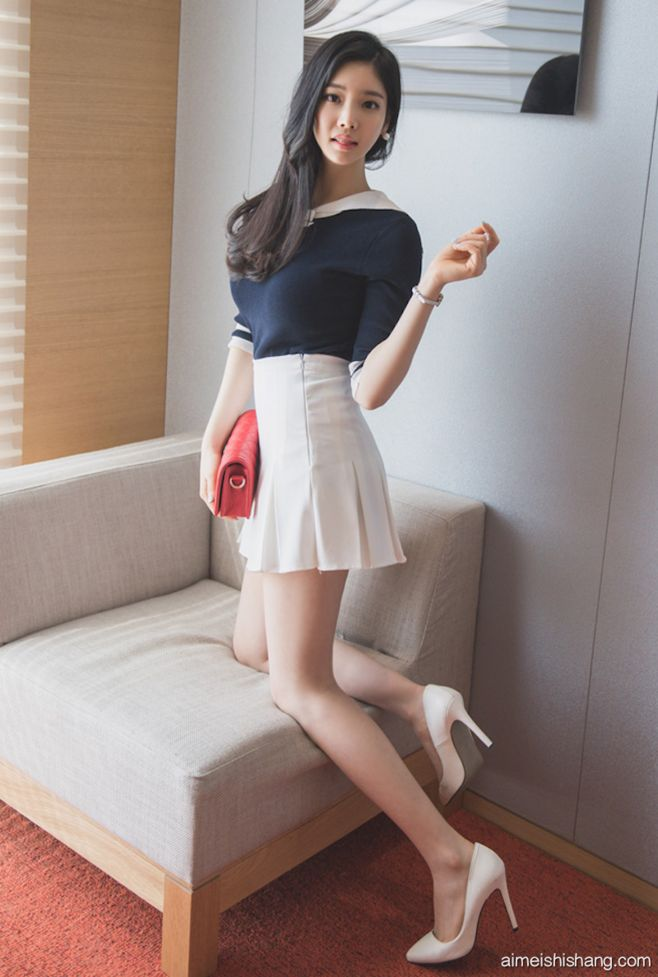
#> input picture sourceImage/source.jpg, 658 x 977 px, found by its file name
$ python cartoon.py
#> lines starting #> are read from the running program, lines starting #| are printed output that depends on the picture; after the words box and inside, x2 and y2 are one past the last pixel; in counts of white or black regions, pixels touching at a corner belong together
# -*- coding: utf-8 -*-

import cv2
import os

def cartoonise(picture_name):
    imgInput_FileName = picture_name
    imgOutput_FileName = "D:\\imageCartoon\\cartoon\\out.jpg"
    num_bilateral = 7    #定义双边滤波的数目
    img_rgb = cv2.imread(imgInput_FileName)     #读取图片
#> img_rgb is the input picture: shape (977, 658, 3); mean B, G, R 132.9, 138, 155.5
    #用高斯金字塔降低取样
    img_color = img_rgb
    # for _ in range(num_down):
    #     img_color = cv2.pyrDown(img_color)
    #重复使用小的双边滤波代替一个大的滤波
    for _ in range(num_bilateral):
        img_color = cv2.bilateralFilter(img_color,d=9,sigmaColor=9,sigmaSpace=7)
    #升采样图片到原始大小
    # for _ in range(num_down):
    #     img_color = cv2.pyrUp(img_color)
    #转换为灰度并且使其产生中等的模糊
    img_gray = cv2.cvtColor(img_rgb, cv2.COLOR_RGB2GRAY)
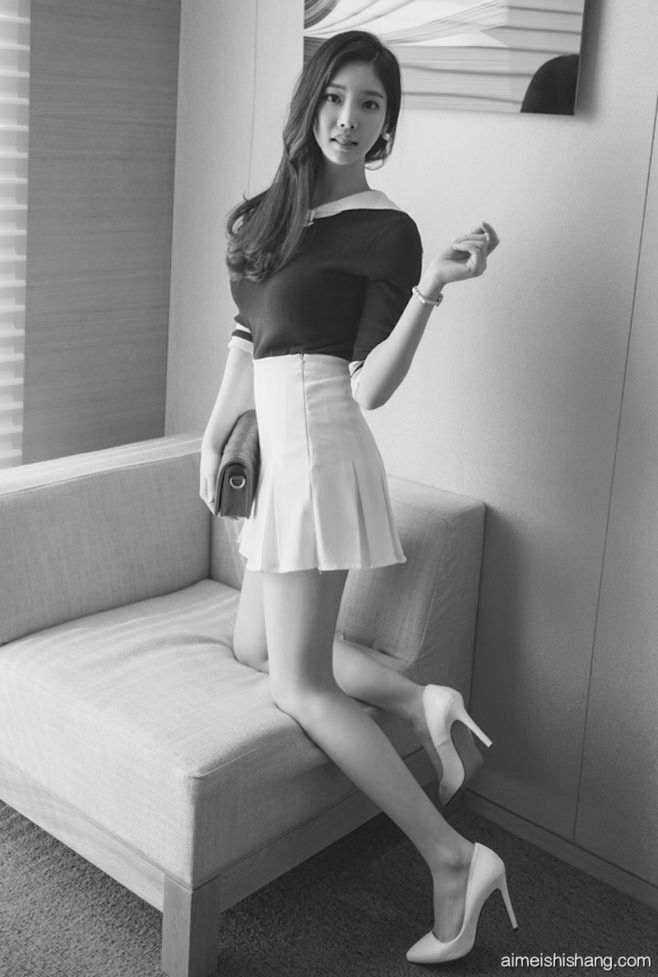
#> img_gray: shape (977, 658); min 11, max 247, mean 138.5
    img_blur = cv2.medianBlur(img_gray, 7)
    #检测到边缘并且增强其效果
    img_edge = cv2.adaptiveThreshold(img_blur,255,cv2.ADAPTIVE_THRESH_MEAN_C,cv2.THRESH_BINARY,blockSize=9,C=2)
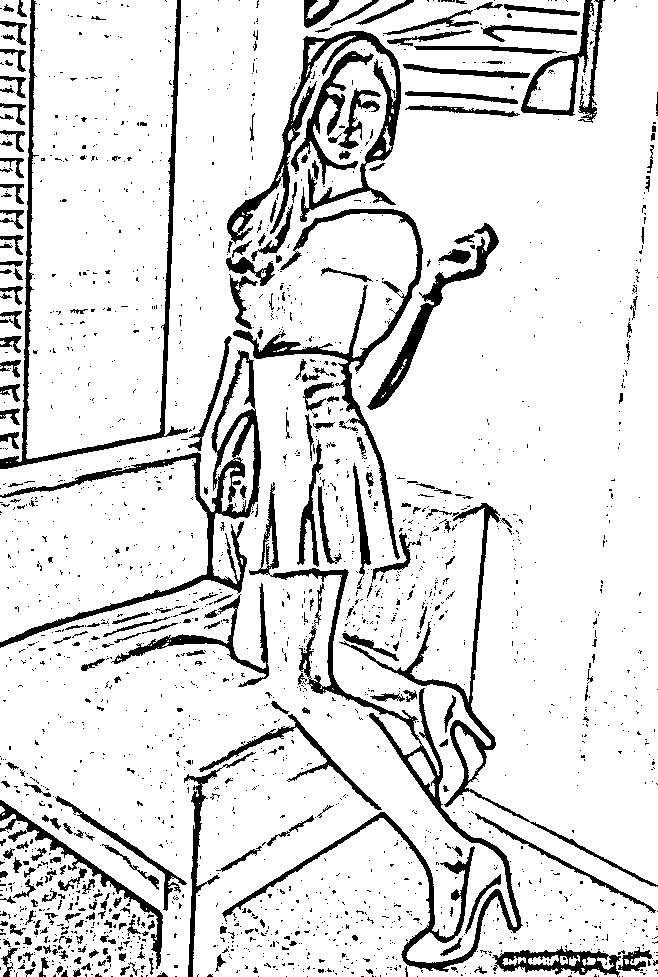
#> img_edge: shape (977, 658); 87.2% white; 2152 black regions (1877 under 20 px), largest, box (x1, y1, x2, y2) and area: (222, 482, 523, 972) 8601, (0, 350, 261, 648) 6600, (227, 31, 401, 244) 5587
    #转换回彩色图像
    img_edge = cv2.cvtColor(img_edge, cv2.COLOR_GRAY2RGB)
    img_cartoon = cv2.bitwise_and(img_color, img_edge)
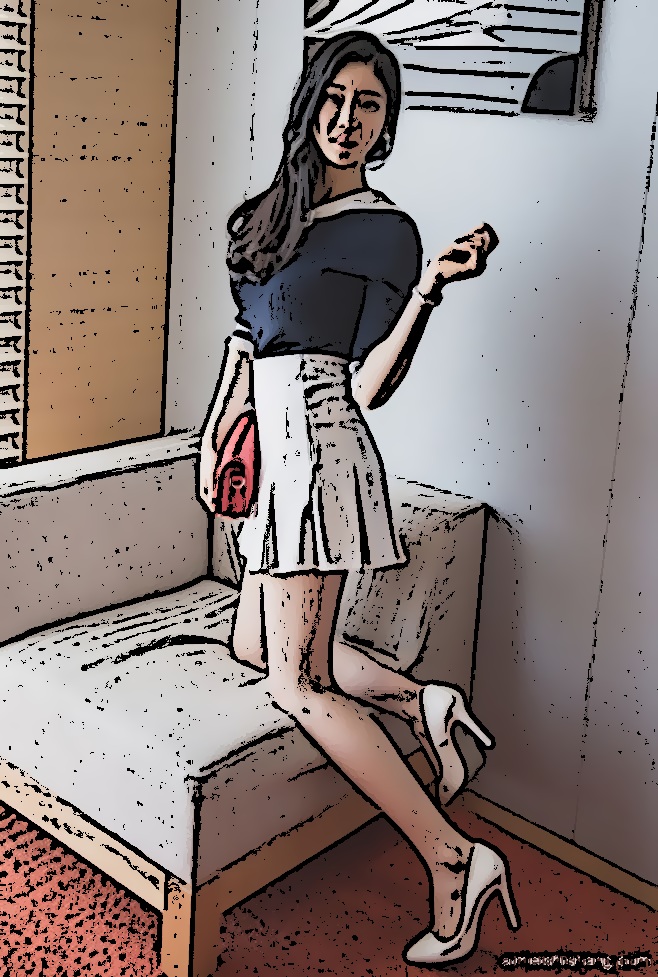
#> img_cartoon: shape (977, 658, 3); mean B, G, R 119.4, 123.6, 137.9
    print(img_cartoon)
#> (printed output is left out)
    # 保存转换后的图片
    cv2.imwrite(imgOutput_FileName, img_cartoon)


# ImageList = []  #建立空的List
# #循环读取"D:\pythonpractice\Image"中的文件名
# for filename in os.listdir(r"D:\\image\\sourceImage"):
#     ImageList.append(filename)      #将文件名添加到ImageList
# for i in ImageList:   #循环读取ImageList中的文件名，将其进行卡通化处理
#     print("正在卡通化" + i)
cartoonise(r"D:\\imageCartoon\\sourceImage\\source.jpg")
